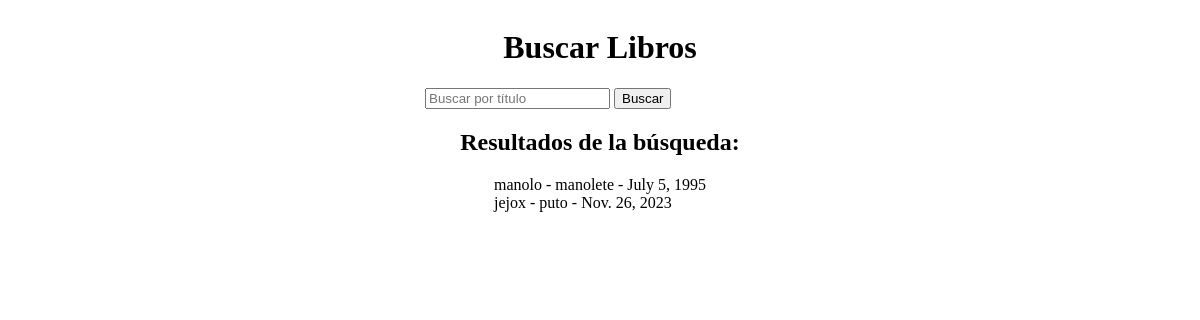
The app's page /libros/libros/buscar/, older data.
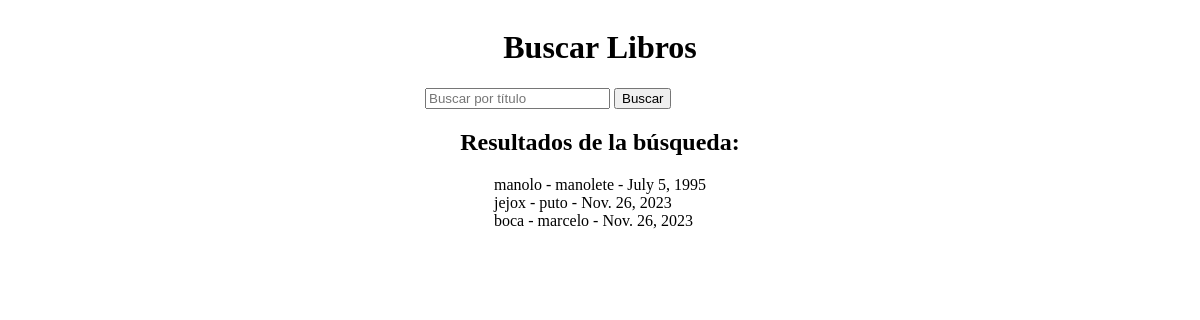
The same page, newer data.
### ejemplolibros/models.py (models this page shows, shortened)
class Libro(models.Model):
    titulo = models.CharField(max_length=100)
    autor = models.CharField(max_length=50)
    publicacion = models.DateField()
    unidades_disponibles = models.IntegerField(default=0)
    precio = models.DecimalField(max_digits=8, decimal_places=2, default=0.00)

### ejemplolibros/views.py (the view)
# urls.py: path('libros/buscar/', buscar_libros, name='buscar_libros'),
def buscar_libros(request):
    query = request.GET.get('q', '')  # Obtiene el término de búsqueda de la URL
    libros = Libro.objects.filter(titulo__icontains=query)  # Realiza la búsqueda
    return render(request, 'libros/buscar_libros.html', {'libros': libros, 'query': query})

### templates/libros/buscar_libros.html (shortened to what this page needs)
<!DOCTYPE html>
<html>
<head>
    {% load static %}
    <link rel="stylesheet" type="text/css" href="{% static 'css/style.css' %}">
</head>
<body>
    <h1>Buscar Libros</h1>
    <form method="GET" action="{% url 'buscar_libros' %}">
        <input type="text" name="q" value="{{ query }}" placeholder="Buscar por título">
        <button type="submit">Buscar</button>
    </form>
    {% if libros %}
        <h2>Resultados de la búsqueda:</h2>
        {% for libro in libros %}
            {{ libro.titulo }} - {{ libro.autor }} - {{ libro.publicacion }}<br>
        {% endfor %}
    {% else %}
        <p>No se encontraron resultados para la búsqueda.</p>
    {% endif %}
</body>
</html>

### static/css/style.css (style rules this page uses)
form { width: 350px; }
body { display: flex; flex-direction: column; align-items: center; }

Row changes from the older to the newer data that the page shows:
added Libro: titulo "boca", autor "marcelo", publicacion "Nov. 26, 2023"
